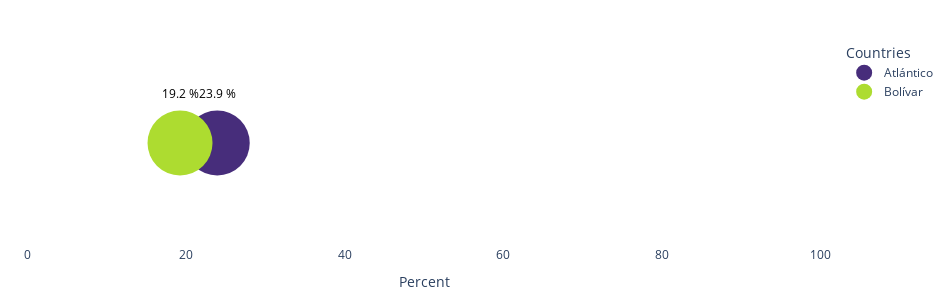

Source (notebook cell):
### Code cell
#create a dictionary to color each country
color_country = dict(zip(list_Depto,pal_))
#add a color to the dictionary
color_country['Other countries'] = '#b9b9b9'

#select countries and add a column to set the Y-axis value
df_ = df_select.iloc[0:2,:]
df_['Y'] = [1]*len(df_)

import plotly.express as px
fig = px.scatter(df_, x='Percent', y='Y', color='Label_color',
                 text = [str(i)+' %' for i in df_.Percent][0:len(df_)],
                 opacity=1,
                 color_discrete_map=color_country)

fig.update_layout(width = 950, height = 300, plot_bgcolor = 'white',
                  margin = dict(t=40, l=20, r=20, b=20),
                  yaxis={'categoryorder':'total descending'},
                  legend=dict(title='Countries'),
                  showlegend=True)

for c in list_Depto:
    df = df_[df_['Departamento']==c]
    fig.add_shape(type="line", layer="below",
                  line=dict(color='black', width=6),
                  y0=1, x0=list(df_.Percent)[0],
                  y1=1, x1=list(df_.Percent)[1])

fig.update_traces(textposition='top center', marker={'size':65},
                  textfont=dict(color='black'))
fig.update_yaxes(visible=False)
fig.update_xaxes(visible=True, showgrid =False, range=[-1, 101]) 
fig.show()

### Figure 1 — Plotly figure (JSON) as saved in the notebook; plotly's stock layout.template omitted (floating-point values rounded to 4 significant figures)
{"data": [{"hovertemplate": "Label_color=Atlántico<br>Percent=%{x}<br>Y=%{y}<br>text=%{text}<extra></extra>", "legendgroup": "Atlántico", "marker": {"color": "#472d7b", "opacity": 1, "size": 65, "symbol": "circle"}, "mode": "markers+text", "name": "Atlántico", "orientation": "v", "showlegend": true, "text": ["23.9 %"], "textfont": {"color": "black"}, "textposition": "top center", "type": "scatter", "x": [23.9], "xaxis": "x", "y": [1], "yaxis": "y"}, {"hovertemplate": "Label_color=Bolívar<br>Percent=%{x}<br>Y=%{y}<br>text=%{text}<extra></extra>", "legendgroup": "Bolívar", "marker": {"color": "#addc30", "opacity": 1, "size": 65, "symbol": "circle"}, "mode": "markers+text", "name": "Bolívar", "orientation": "v", "showlegend": true, "text": ["19.2 %"], "textfont": {"color": "black"}, "textposition": "top center", "type": "scatter", "x": [19.2], "xaxis": "x", "y": [1], "yaxis": "y"}], "layout": {"height": 300, "legend": {"title": {"text": "Countries"}, "tracegroupgap": 0}, "margin": {"b": 20, "l": 20, "r": 20, "t": 40}, "plot_bgcolor": "white", "shapes": [{"layer": "below", "line": {"color": "black", "width": 6}, "type": "line", "x0": 23.9, "x1": 19.2, "y0": 1, "y1": 1}, {"layer": "below", "line": {"color": "black", "width": 6}, "type": "line", "x0": 23.9, "x1": 19.2, "y0": 1, "y1": 1}, {"layer": "below", "line": {"color": "black", "width": 6}, "type": "line", "x0": 23.9, "x1": 19.2, "y0": 1, "y1": 1}, {"layer": "below", "line": {"color": "black", "width": 6}, "type": "line", "x0": 23.9, "x1": 19.2, "y0": 1, "y1": 1}, {"layer": "below", "line": {"color": "black", "width": 6}, "type": "line", "x0": 23.9, "x1": 19.2, "y0": 1, "y1": 1}, {"layer": "below", "line": {"color": "black", "width": 6}, "type": "line", "x0": 23.9, "x1": 19.2, "y0": 1, "y1": 1}, {"layer": "below", "line": {"color": "black", "width": 6}, "type": "line", "x0": 23.9, "x1": 19.2, "y0": 1, "y1": 1}], "showlegend": true, "width": 950, "xaxis": {"anchor": "y", "domain": [0, 1], "range": [-1, 101], "showgrid": false, "title": {"text": "Percent"}, "visible": true}, "yaxis": {"anchor": "x", "categoryorder": "total descending", "domain": [0, 1], "title": {"text": "Y"}, "visible": false}}}
